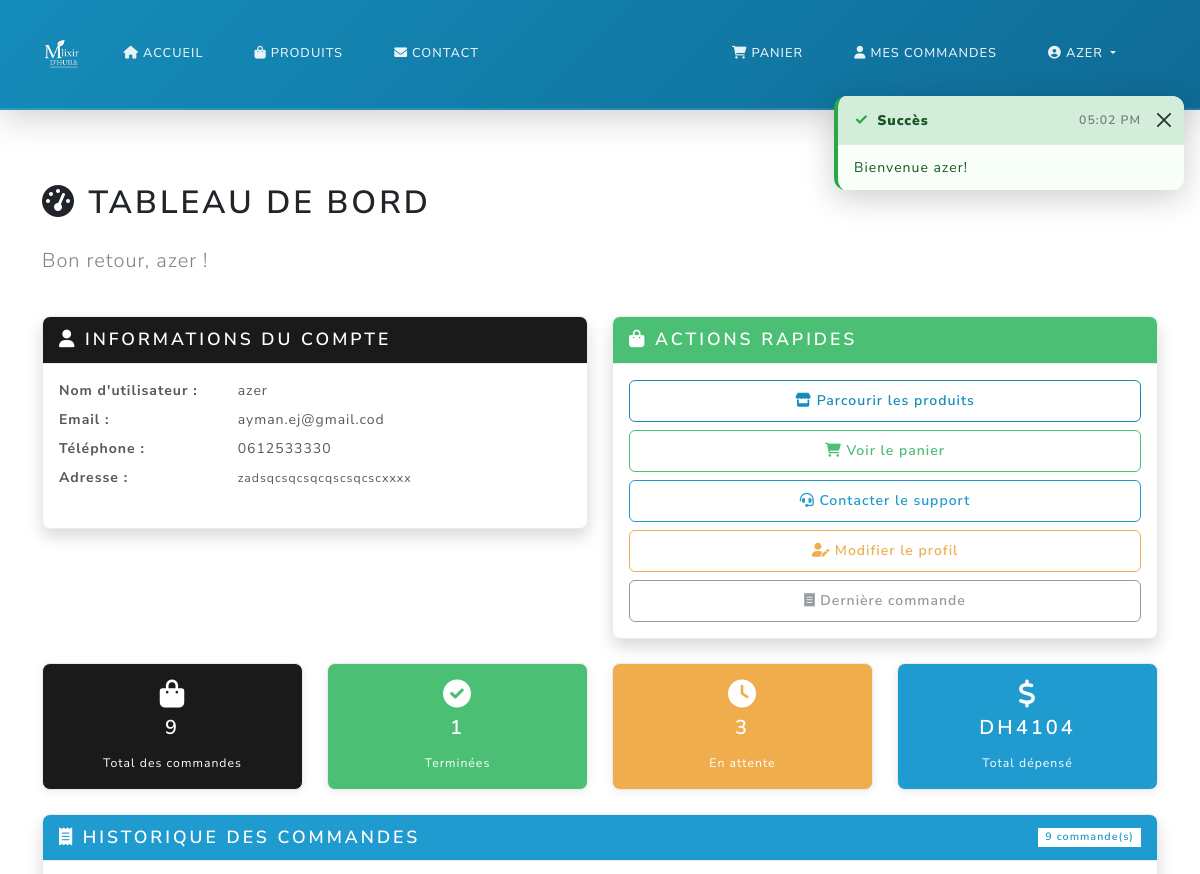
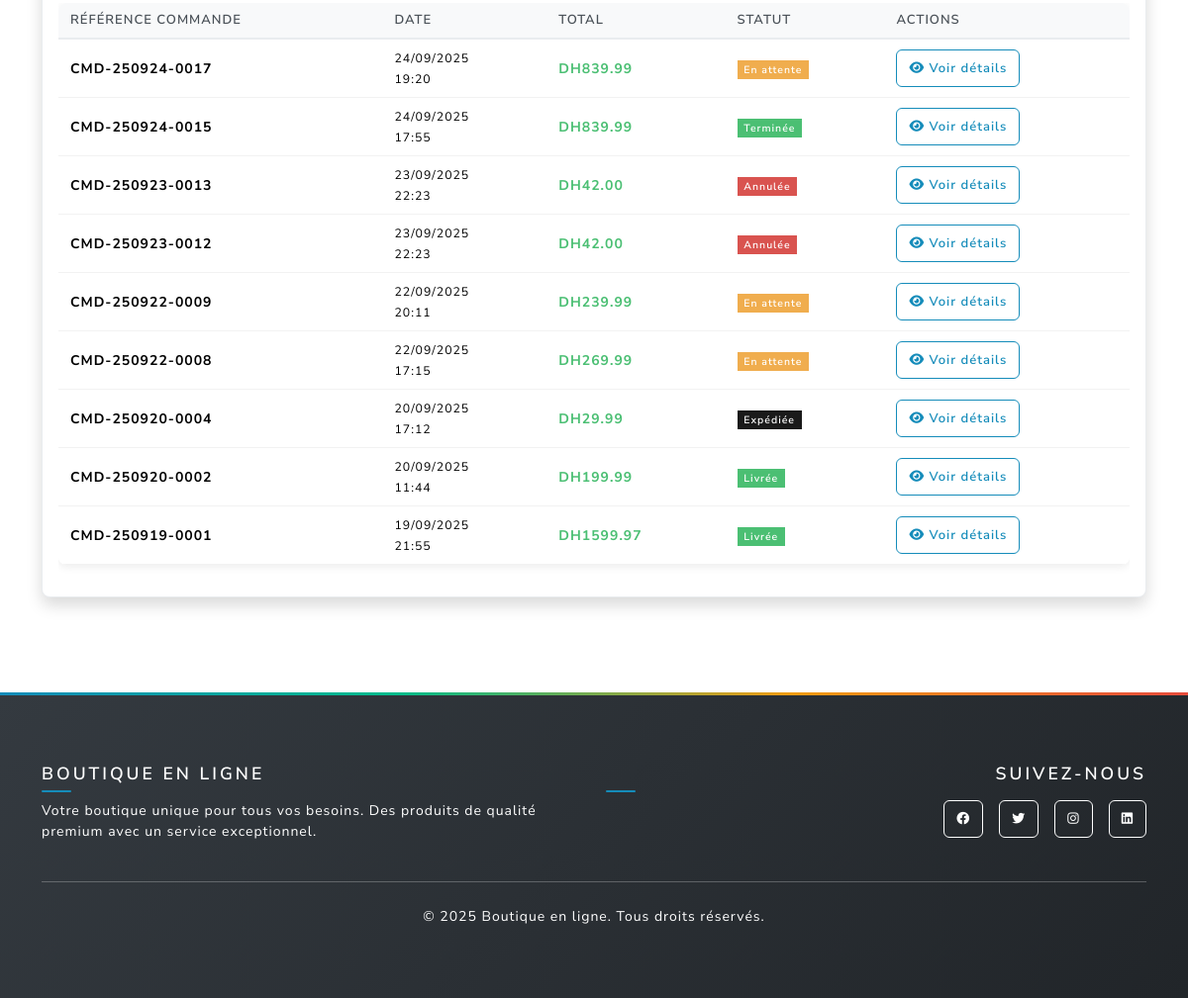
The page /dashboard (signed in) on the database its author committed (2 pictures, top to bottom).
### main.py (models this page shows, shortened)
class User(UserMixin, db.Model):
    id = db.Column(db.Integer, primary_key=True)
    username = db.Column(db.String(80), unique=True, nullable=False)
    email = db.Column(db.String(120), unique=True, nullable=False)
    password_hash = db.Column(db.String(120), nullable=False)
    phone = db.Column(db.String(20), nullable=True)
    address = db.Column(db.Text, nullable=True)
    is_admin = db.Column(db.Boolean, default=False)
    orders = db.relationship('Order', backref='user', lazy=True)

class Order(db.Model):
    id = db.Column(db.Integer, primary_key=True)
    user_id = db.Column(db.Integer, db.ForeignKey('user.id'), nullable=False)
    total = db.Column(db.Float, nullable=False)
    status = db.Column(db.String(20), default='pending')
    created_at = db.Column(db.DateTime, default=db.func.current_timestamp())
    @property
    def title(self):
        if self.created_at:
            date_str = self.created_at.strftime('%y%m%d')
            return f"CMD-{date_str}-{str(self.id).zfill(4)}"
        return f"CMD-{str(self.id).zfill(4)}"

### main.py (the view)
@app.route('/dashboard')
@login_required
def dashboard():
    orders = Order.query.filter_by(user_id=current_user.id).order_by(Order.created_at.desc()).all()
    return render_template('dashboard.html', orders=orders)

### templates/dashboard.html (shortened to what this page needs)
{% extends "base.html" %}
{% block content %}
<div style="padding-top: 80px;"></div>
<div style="padding-top: 80px;"></div>
<div class="container py-4">
  <div class="row">
    <div class="col-12">
      <h1 class="mb-4"><i class="fas fa-tachometer-alt"></i> Tableau de bord</h1>
      <p class="lead text-muted">Bon retour, {{ current_user.username }} !</p>
    </div>
  </div>
  <div class="row mb-4">
    <div class="col-md-6">
      <div class="card shadow">
        <div class="card-header bg-primary text-white">
          <h5 class="mb-0"><i class="fas fa-user"></i> Informations du compte</h5>
        </div>
        <div class="card-body">
          <div class="row mb-2">
            <div class="col-sm-4">
              <strong>Nom d'utilisateur :</strong>
            </div>
            <div class="col-sm-8">{{ current_user.username }}</div>
          </div>
          <div class="row mb-2">
            <div class="col-sm-4">
              <strong>Email :</strong>
            </div>
            <div class="col-sm-8">{{ current_user.email }}</div>
          </div>
          <div class="row mb-2">
            <div class="col-sm-4">
              <strong>Téléphone :</strong>
            </div>
            <div class="col-sm-8">{{ current_user.phone or 'Non fourni' }}</div>
          </div>
          <div class="row">
            <div class="col-sm-4">
              <strong>Adresse :</strong>
            </div>
            <div class="col-sm-8">
              <small>{{ current_user.address or 'Non fournie' }}</small>
            </div>
          </div>
        </div>
      </div>
    </div>
    <div class="col-md-6">
      <div class="card shadow">
        <div class="card-header bg-success text-white">
          <h5 class="mb-0">
            <i class="fas fa-shopping-bag"></i> Actions rapides
          </h5>
        </div>
        <div class="card-body">
          <div class="d-grid gap-2">
            <a href="{{ url_for('products') }}" class="btn btn-outline-primary">
              <i class="fas fa-store"></i> Parcourir les produits
            </a>
            <a href="{{ url_for('cart') }}" class="btn btn-outline-success">
              <i class="fas fa-shopping-cart"></i> Voir le panier
            </a>
            <a href="{{ url_for('contact') }}" class="btn btn-outline-info">
              <i class="fas fa-headset"></i> Contacter le support
            </a>
            <a href="{{ url_for('profile') }}" class="btn btn-outline-warning">
              <i class="fas fa-user-edit"></i> Modifier le profil
            </a>
            {% if orders %}
            <a href="{{ url_for('order_detail', order_id=orders[0].id) }}" class="btn btn-outline-secondary">
              <i class="fas fa-receipt"></i> Dernière commande
            </a>
            {% endif %}
          </div>
        </div>
      </div>
    </div>
  </div>
  <div class="row mb-4">
    <div class="col-md-3">
      <div class="card bg-primary text-white">
        <div class="card-body text-center">
          <i class="fas fa-shopping-bag fa-2x mb-2"></i>
          <h4>{{ orders|length }}</h4>
          <small>Total des commandes</small>
        </div>
      </div>
    </div>
    <div class="col-md-3">
      <div class="card bg-success text-white">
        <div class="card-body text-center">
          <i class="fas fa-check-circle fa-2x mb-2"></i>
          <h4>{{ orders|selectattr('status', 'equalto', 'completed')|list|length }}</h4>
          <small>Terminées</small>
        </div>
      </div>
    </div>
    <div class="col-md-3">
      <div class="card bg-warning text-white">
        <div class="card-body text-center">
          <i class="fas fa-clock fa-2x mb-2"></i>
          <h4>{{ orders|selectattr('status', 'equalto', 'pending')|list|length }}</h4>
          <small>En attente</small>
        </div>
      </div>
    </div>
    <div class="col-md-3">
      <div class="card bg-info text-white">
        <div class="card-body text-center">
          <i class="fas fa-dollar-sign fa-2x mb-2"></i>
          <h4>DH{{ "%.0f"|format(orders|sum(attribute='total')) }}</h4>
          <small>Total dépensé</small>
        </div>
      </div>
    </div>
  </div>
  <div class="row">
    <div class="col-12">
      <div class="card shadow">
        <div class="card-header bg-info text-white d-flex justify-content-between align-items-center">
          <h5 class="mb-0"><i class="fas fa-receipt"></i> Historique des commandes</h5>
          <span class="badge bg-white text-info">{{ orders|length }} commande(s)</span>
        </div>
        <div class="card-body">
          {% if orders %}
          <div class="table-responsive">
            <table class="table table-hover">
              <thead>
                <tr>
                  <th>Référence Commande</th>
                  <th>Date</th>
                  <th>Total</th>
                  <th>Statut</th>
                  <th>Actions</th>
                </tr>
              </thead>
              <tbody>
                {% for order in orders %}
                <tr>
                  <td>
                    <strong>
                      {% if order.title %}
                        {{ order.title }}
                      {% else %}
                        CMD-{{ order.created_at.strftime('%y%m%d') if order.created_at else '000000' }}-{{ ('%04d'|format(order.id)) }}
                      {% endif %}
                    </strong>
                  </td>
                  <td>
                    <small>
                      {{ order.created_at.strftime('%d/%m/%Y') if order.created_at else 'N/A' }}<br>
                      {{ order.created_at.strftime('%H:%M') if order.created_at else '' }}
                    </small>
                  </td>
                  <td><strong class="text-success">DH{{ "%.2f"|format(order.total) }}</strong></td>
                  <td>
                    {% if order.status == 'pending' %}
                      <span class="badge bg-warning">En attente</span>
                    {% elif order.status == 'processing' %}
                      <span class="badge bg-info">En cours</span>
                    {% elif order.status == 'shipped' %}
                      <span class="badge bg-primary">Expédiée</span>
                    {% elif order.status == 'delivered' %}
                      <span class="badge bg-success">Livrée</span>
                    {% elif order.status == 'completed' %}
                      <span class="badge bg-success">Terminée</span>
                    {% elif order.status == 'cancelled' %}
                      <span class="badge bg-danger">Annulée</span>
                    {% else %}
                      <span class="badge bg-secondary">{{ order.status.title() }}</span>
                    {% endif %}
                  </td>
                  <td>
                    <a href="{{ url_for('order_detail', order_id=order.id) }}"
                       class="btn btn-sm btn-outline-primary">
                      <i class="fas fa-eye"></i> Voir détails
                    </a>
                  </td>
                </tr>
                {% endfor %}
              </tbody>
            </table>
          </div>
          {% endif %}
        </div>
      </div>
    </div>
  </div>
</div>
{% endblock %}

### templates/base.html (shortened to what this page needs)
<!DOCTYPE html>
<html lang="fr">
  <head>
    <link
      href="https://cdn.jsdelivr.net/npm/bootswatch@5.3.2/dist/lux/bootstrap.min.css"
      rel="stylesheet"
    />
    <link
      href="https://cdnjs.cloudflare.com/ajax/libs/font-awesome/6.0.0/css/all.min.css"
      rel="stylesheet"
    />
    <link
      href="{{ url_for('static', filename='css/style.css') }}"
      rel="stylesheet"
    />
  </head>
  <body>
    <nav class="navbar navbar-expand-lg navbar-dark {% if request.endpoint in ['home', 'contact'] %}navbar-transparent{% else %}navbar-solid{% endif %}" id="mainNavbar">
      <div class="container">
        <a class="navbar-brand d-flex align-items-center fw-bold" href="{{ url_for('home') }}">
          <img src="{{ url_for('static', filename='img/image1.png') }}"
               alt="E-SHOP Logo"
               style="height:40px; width:auto; border-radius:8px;">
        </a>
        <div class="collapse navbar-collapse" id="navbarNav">
          <ul class="navbar-nav me-auto">
            <li class="nav-item">
              <a class="nav-link" href="{{ url_for('home') }}">
                <i class="fas fa-home me-1"></i>Accueil
              </a>
            </li>
            <li class="nav-item">
              <a class="nav-link" href="{{ url_for('products') }}">
                <i class="fas fa-shopping-bag me-1"></i>Produits
              </a>
            </li>
            <li class="nav-item">
              <a class="nav-link" href="{{ url_for('contact') }}">
                <i class="fas fa-envelope me-1"></i>Contact
              </a>
            </li>
          </ul>
          <ul class="navbar-nav">
            {% if current_user.is_authenticated %}
              <li class="nav-item">
                <a class="nav-link position-relative" href="{{ url_for('cart') }}">
                  <i class="fas fa-shopping-cart me-1"></i>Panier
                </a>
              </li>
              <li class="nav-item">
                <a class="nav-link" href="{{ url_for('dashboard') }}">
                  <i class="fas fa-user me-1"></i>Mes commandes
                </a>
              </li>
              <li class="nav-item dropdown">
                <a class="nav-link dropdown-toggle" href="#" role="button" data-bs-toggle="dropdown">
                  <i class="fas fa-user-circle me-1"></i>{{ current_user.username }}
                </a>
              </li>
            {% endif %}
          </ul>
        </div>
      </div>
    </nav>
    <main>{% block content %}{% endblock %}</main>
    <footer class="bg-dark text-white py-5 mt-5">
      <div class="container">
        <div class="row">
          <div class="col-md-6">
            <h5 class="fw-bold mb-3">Boutique en ligne</h5>
            <p class="text-white">
              Votre boutique unique pour tous vos besoins. Des produits de qualité
              premium avec un service exceptionnel.
            </p>
          </div>
          <div class="col-md-6 text-md-end">
            <h5 class="fw-bold mb-3">Suivez-nous</h5>
            <div class="d-flex justify-content-md-end gap-3">
              <a href="#" class="btn btn-outline-light btn-sm">
                <i class="fab fa-facebook"></i>
              </a>
              <a href="#" class="btn btn-outline-light btn-sm">
                <i class="fab fa-twitter"></i>
              </a>
              <a href="#" class="btn btn-outline-light btn-sm">
                <i class="fab fa-instagram"></i>
              </a>
              <a href="#" class="btn btn-outline-light btn-sm">
                <i class="fab fa-linkedin"></i>
              </a>
            </div>
          </div>
        </div>
        <hr class="my-4" />
        <div class="text-center">
          <p class="text-white mb-0">
            &copy; <span id="year"></span> Boutique en ligne. Tous droits réservés.
          </p>
        </div>
      </div>
    </footer>
    <div class="toast-container position-fixed end-0 p-3" style="z-index: 1045; top: 80px;" id="toastContainer">
    </div>
  </body>
</html>

### rows shown on the page
User: username "AZER", username "azer", email "ayman.ej@gmail.cod", phone "0612533330", address "zadsqcsqcsqcqscsqcscxxxx"
Order: title "CMD-250924-0017", created_at "24/09/2025", created_at "19:20", total "839.99", status "En attente"
Order: title "CMD-250924-0015", created_at "24/09/2025", created_at "17:55", total "839.99", status "Terminée"
Order: title "CMD-250923-0013", created_at "23/09/2025", created_at "22:23", total "42.00", status "Annulée"
Order: title "CMD-250923-0012", created_at "23/09/2025", created_at "22:23", total "42.00", status "Annulée"
Order: title "CMD-250922-0009", created_at "22/09/2025", created_at "20:11", total "239.99", status "En attente"
Order: title "CMD-250922-0008", created_at "22/09/2025", created_at "17:15", total "269.99", status "En attente"
Order: title "CMD-250920-0004", created_at "20/09/2025", created_at "17:12", total "29.99", status "Expédiée"
Order: title "CMD-250920-0002", created_at "20/09/2025", created_at "11:44", total "199.99", status "Livrée"
Order: title "CMD-250919-0001", created_at "19/09/2025", created_at "21:55", total "1599.97", status "Livrée"

### other values the page prints
{{ orders|length }} "9"
{{ orders|selectattr('status', 'equalto', 'completed')|list|length }} "1"
{{ orders|selectattr('status', 'equalto', 'pending')|list|length }} "3"
{{ "%.0f"|format(orders|sum(attribute='total')) }} "4104"
